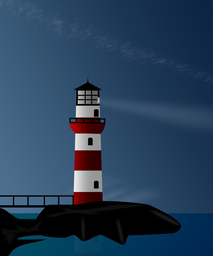
#> input picture image.png, 213 x 256 px, shrunk from 1067 x 1280 before the run
$ python marching_squares.py
#> lines starting #> are read from the running program, lines starting #| are printed output that depends on the picture; after the words box and inside, x2 and y2 are one past the last pixel; in counts of white or black regions, pixels touching at a corner belong together
import numpy as np
import cv2


class MarchingSquares:
    def __init__(self, image_path, threshold=None):
#> called with image_path = 'image.png'
        img = cv2.imread(image_path)
#> img is the input picture: shape (256, 213, 3); mean B, G, R 89.1, 63.5, 38.8
        if img is None:
            raise ValueError("Unable to load image")

        self.grid = cv2.cvtColor(img, cv2.COLOR_BGR2GRAY).astype(float) / 255.0
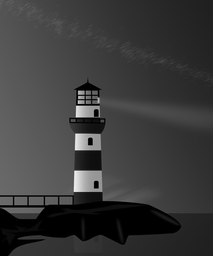
#> self.grid: shape (256, 213) float64; min 0, max 0.976, mean 0.232
        self.shape = img.shape[:2]  # Keep only height and width
#> self.shape = (256, 213)

        if threshold is None:
            self.threshold = np.mean(self.grid)
#> self.threshold = 0.232
            print(f"Automatic threshold set to: {self.threshold:.3f}")
#| Automatic threshold set to: 0.232
        else:
            self.threshold = threshold / 255.0
            print(f"Manual threshold set to: {self.threshold:.3f}")

        self.rows, self.cols = self.grid.shape
#> self.rows = 256; self.cols = 213

        self.CASES = {
            # No contour
            0: [],
            15: [],
            # Simple contours
            1: [[[0.5, 0], [0, 0.5]]],  # ╝
            2: [[[1, 0.5], [0.5, 0]]],  # ╚
            3: [[[1, 0.5], [0, 0.5]]],  # ═
            4: [[[1, 0.5], [0.5, 1]]],  # ╔
            6: [[[0.5, 0], [0.5, 1]]],  # ║
            7: [[[0, 0.5], [0.5, 1]]],  # ╗
            8: [[[0, 0.5], [0.5, 1]]],  # ╝
            9: [[[0.5, 0], [0.5, 1]]],  # ║
            11: [[[1, 0.5], [0.5, 1]]],  # ╔
            12: [[[0, 0.5], [1, 0.5]]],  # ═
            13: [[[0.5, 0], [1, 0.5]]],  # ╚
            14: [[[0.5, 0], [0, 0.5]]],  # ╗
            # Ambiguous cases
            5: [[[0.5, 0], [0, 0.5]], [[1, 0.5], [0.5, 1]]],
            10: [[[0.5, 0], [1, 0.5]], [[0, 0.5], [0.5, 1]]]
        }

    def get_square_value(self, row, col):
        value = 0
        corners = [
            (row + 1, col), (row + 1, col + 1),
            (row, col + 1), (row, col)
        ]

        for i, (r, c) in enumerate(corners):
            if self.grid[r, c] > self.threshold:
                value |= 1 << i

        return value

    def generate_contours(self):
        contours = []

        for row in range(self.rows - 1):
            for col in range(self.cols - 1):
                case = self.get_square_value(row, col)

                for segment in self.CASES[case]:
                    start = [col + segment[0][0], row + segment[0][1]]
                    end = [col + segment[1][0], row + segment[1][1]]
                    contours.append([start, end])

        return contours

    def draw_contours(self, thickness=1):
        result = np.full((*self.shape, 3), 255, dtype=np.uint8)
        contours = self.generate_contours()

        for segment in contours:
            pt1 = (int(segment[0][0]), int(segment[0][1]))
            pt2 = (int(segment[1][0]), int(segment[1][1]))
            cv2.line(result, pt1, pt2, (0, 0, 0), thickness)
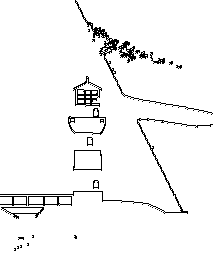
#> result: shape (256, 213, 3); 95.6% white; black in thin lines or dots

        return result


def process_image(image_path, output_path="output.png", threshold=None, thickness=1):
    ms = MarchingSquares(image_path, threshold)
    result = ms.draw_contours(thickness)

    cv2.imwrite(output_path, result)
    print(f"Result saved to {output_path}")


if __name__ == "__main__":
    process_image("image.png", "output_auto.png")
    process_image("image.png", "output_manual.png", threshold=127)
#> call 2 of draw_contours, with thickness = 1
#> after the loop in draw_contours (call 2), `for segment in contours:`:
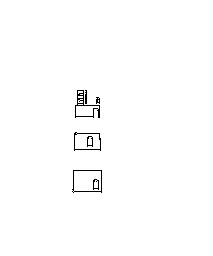
#> result: shape (256, 213, 3); 99.2% white; black in thin lines or dots, all inside (x1, y1, x2, y2) = (72, 90, 102, 193)
    process_image("image.png", "output_auto_thick.png", thickness=2)
#| Automatic threshold set to: 0.232
#> call 3 of draw_contours, with thickness = 2
#> after the loop in draw_contours (call 3), `for segment in contours:`:
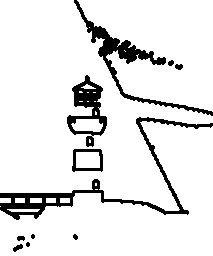
#> result: shape (256, 213, 3); 90% white; 11 black regions (2 under 20 px), largest, box (x1, y1, x2, y2) and area: (0, 117, 213, 220) 2168, (74, 0, 213, 116) 1687, (67, 75, 107, 147) 1095
    process_image("image.png", "output_manual_thick.png", threshold=127, thickness=2)
#> call 4 of draw_contours, with thickness = 2
#> after the loop in draw_contours (call 4), `for segment in contours:`:
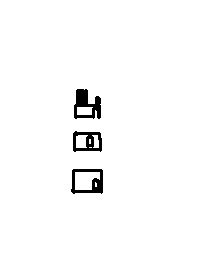
#> result: shape (256, 213, 3); 97.8% white; 3 black regions, box (x1, y1, x2, y2) and area: (74, 89, 101, 119) 466, (71, 169, 103, 194) 378, (73, 131, 102, 152) 339
